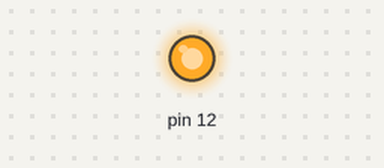
Recording of a sketch running on a simulated Arduino Uno, built with avr-gcc and run on an emulated ATmega328P. Parts: output pins drawn as LEDs (lit = HIGH).

Above: at 1.2 s.
At 8.7 s:
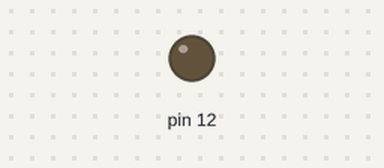
Timing chart, 0 to 11.7 s (numbered marks = the images above):
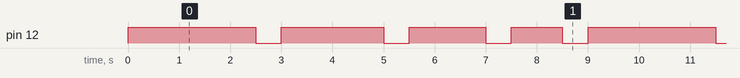

The sketch:

SendeModul.ino
```cpp
void setup()
{
//Serial.begin(9600);
pinMode(12, OUTPUT);
}

void loop()
{
  send(0);
  send(1);
  send(2);
  send(3);
}

void send(int Richtung)
{
  //bounds();
  switch(Richtung)
  {
    case 0:
      digitalWrite(12, HIGH);
      delay(2500);
      digitalWrite(12, LOW);
      delay(500);
      break;
    case 1:
      digitalWrite(12, HIGH);
      delay(2000);
      digitalWrite(12, LOW);
      delay(500);
      break;
    case 2:
      digitalWrite(12, HIGH);
      delay(1500);
      digitalWrite(12, LOW);
      delay(500);
      break;
    case 3:
      digitalWrite(12, HIGH);
      delay(1000);
      digitalWrite(12, LOW);
      delay(500);
      break;
  }
  //bounds();
   }

 void bounds()
 {
  digitalWrite(12, HIGH);
  delay(100);
  digitalWrite(12, LOW);
  delay(100);
 }
```

Measured:
- by itself, pin 12: repeats every 9.0 s: LOW 0.50 s, HIGH 2.0 s, LOW 0.50 s, HIGH 1.5 s, LOW 0.50 s, HIGH 1.0 s, LOW 0.50 s, HIGH 2.5 s
- by itself, everything shown: repeats every 9.0 s, in 8 steps
